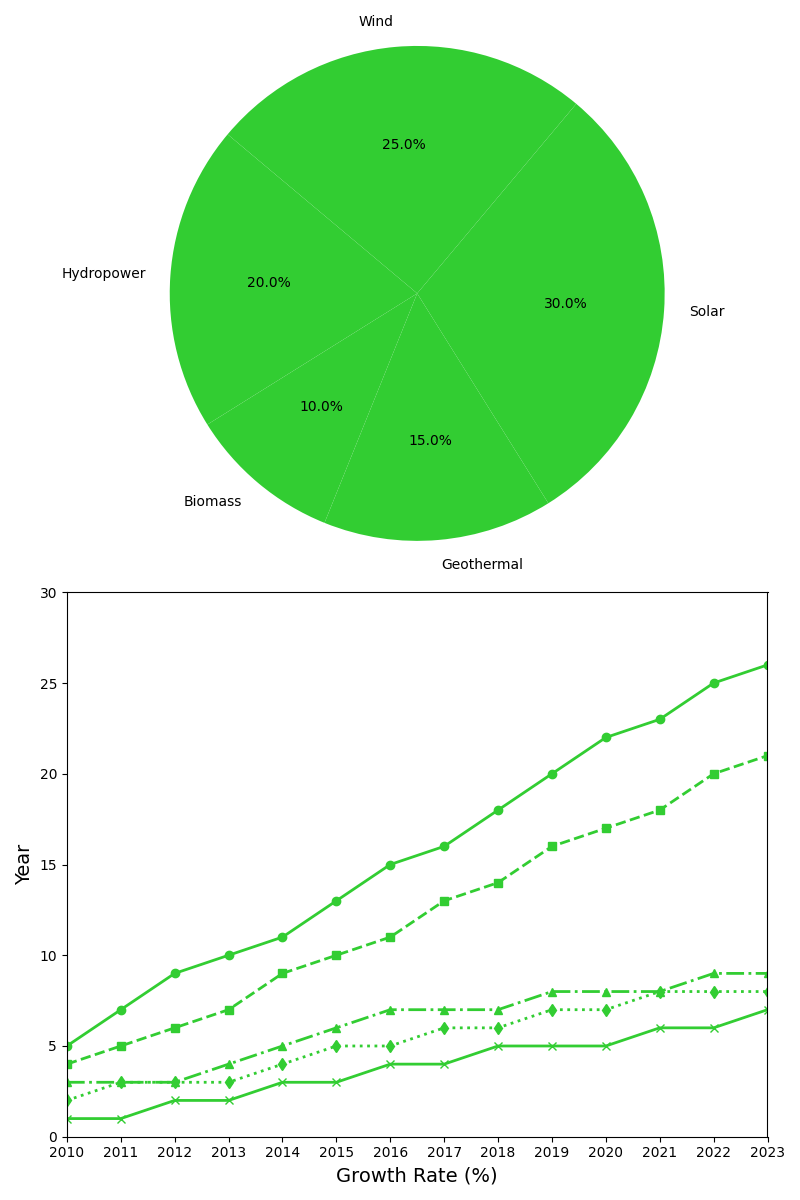

Python code for this plot:
import matplotlib.pyplot as plt
import numpy as np

energy_sources = ['Hydropower', 'Biomass', 'Geothermal', 'Solar', 'Wind']
usage_percentages = [20, 10, 15, 30, 25]

years = np.arange(2010, 2024)
solar_growth = [5, 7, 9, 10, 11, 13, 15, 16, 18, 20, 22, 23, 25, 26]
wind_growth = [4, 5, 6, 7, 9, 10, 11, 13, 14, 16, 17, 18, 20, 21]
hydro_growth = [3, 3, 3, 4, 5, 6, 7, 7, 7, 8, 8, 8, 9, 9]
geo_growth = [2, 3, 3, 3, 4, 5, 5, 6, 6, 7, 7, 8, 8, 8]
bio_growth = [1, 1, 2, 2, 3, 3, 4, 4, 5, 5, 5, 6, 6, 7]

consistent_color = '#32CD32'

fig, (ax1, ax2) = plt.subplots(2, 1, figsize=(8, 12))

ax1.pie(
    usage_percentages,
    labels=energy_sources,
    colors=[consistent_color] * len(energy_sources),
    autopct='%1.1f%%',
    startangle=140
)
ax1.axis('equal')

ax2.plot(years, solar_growth, marker='o', linestyle='-', linewidth=2, color=consistent_color)
ax2.plot(years, wind_growth, marker='s', linestyle='--', linewidth=2, color=consistent_color)
ax2.plot(years, hydro_growth, marker='^', linestyle='-.', linewidth=2, color=consistent_color)
ax2.plot(years, geo_growth, marker='d', linestyle=':', linewidth=2, color=consistent_color)
ax2.plot(years, bio_growth, marker='x', linestyle='-', linewidth=2, color=consistent_color)

ax2.set_xlabel("Growth Rate (%)", fontsize=14)
ax2.set_ylabel("Year", fontsize=14)
ax2.set_xticks(years)
ax2.set_xlim(2010, 2023)
ax2.set_ylim(0, 30)

plt.tight_layout()
plt.show()
